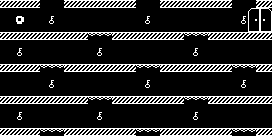

The image is a tile-based game level rendered from a .tmx file. Its description and source (layers, tilesets, objects; grid data summarised) follow:
An orthogonal 34x17 tile map with 8x8 px tiles, 2 tile layers (Tile Layer 1, background) and 4 objects (7, 13, 12, 6).

<map version="1.0" orientation="orthogonal" renderorder="right-down" width="34" height="17" tilewidth="8" tileheight="8" nextobjectid="12">
 <properties>
  <property name="color1" value="58" />
  <property name="color2" value="58" />
  <property name="emmitercolor" value="103" />
  <property name="enemycolor" value="58" />
  <property name="hudcolor" value="9" />
  <property name="music" value="9" />
  <property name="name" value="turmoil here today" />
  <property name="tilecolor" value="130" />
 </properties>
 <tileset firstgid="1" name="pacman" tilewidth="8" tileheight="8">
  <image source="tileset.png" width="160" height="200" />
 </tileset>
 <layer name="Tile Layer 1" width="34" height="17">
  <properties>
   <property name="texture" value="tileset" />
  </properties>
  <data>[578 cells, 183 non-empty, 13 distinct tile ids]</data>
 </layer>
 <objectgroup name="emiters">
  <properties>
   <property name="_type" value="2" />
   <property name="delay" value="5000" />
   <property name="offset" value="4000" />
   <property name="sizex" value="16" />
   <property name="sizey" value="16" />
   <property name="speed" value="40" />
   <property name="speedx" value="15" />
   <property name="speedy" value="15" />
   <property name="texture" value="enemies_16x16" />
  </properties>
  <object id="6" type="7" x="0" y="46">
   <properties>
    <property name="adelay" value="300" />
    <property name="areverse" value="1" />
    <property name="offset" value="5000" />
   </properties>
   <polyline points="0,0 288,0" />
  </object>
  <object id="7" type="13" x="272" y="110">
   <properties>
    <property name="adelay" value="300" />
    <property name="areverse" value="1" />
    <property name="offset" value="2500" />
   </properties>
   <polyline points="0,0 -288,0" />
  </object>
  <object id="8" type="12" x="272" y="14">
   <properties>
    <property name="adelay" value="300" />
    <property name="areverse" value="1" />
    <property name="offset" value="5000" />
   </properties>
   <polyline points="0,0 -290,0" />
  </object>
  <object id="11" type="6" x="0" y="78">
   <properties>
    <property name="adelay" value="300" />
    <property name="areverse" value="1" />
    <property name="offset" value="1000" />
   </properties>
   <polyline points="0,0 288,0" />
  </object>
 </objectgroup>
 <layer name="background" width="34" height="17">
  <properties>
   <property name="texture" value="tileset" />
  </properties>
  <data>[578 cells, 9 non-empty, 9 distinct tile ids]</data>
 </layer>
</map>
